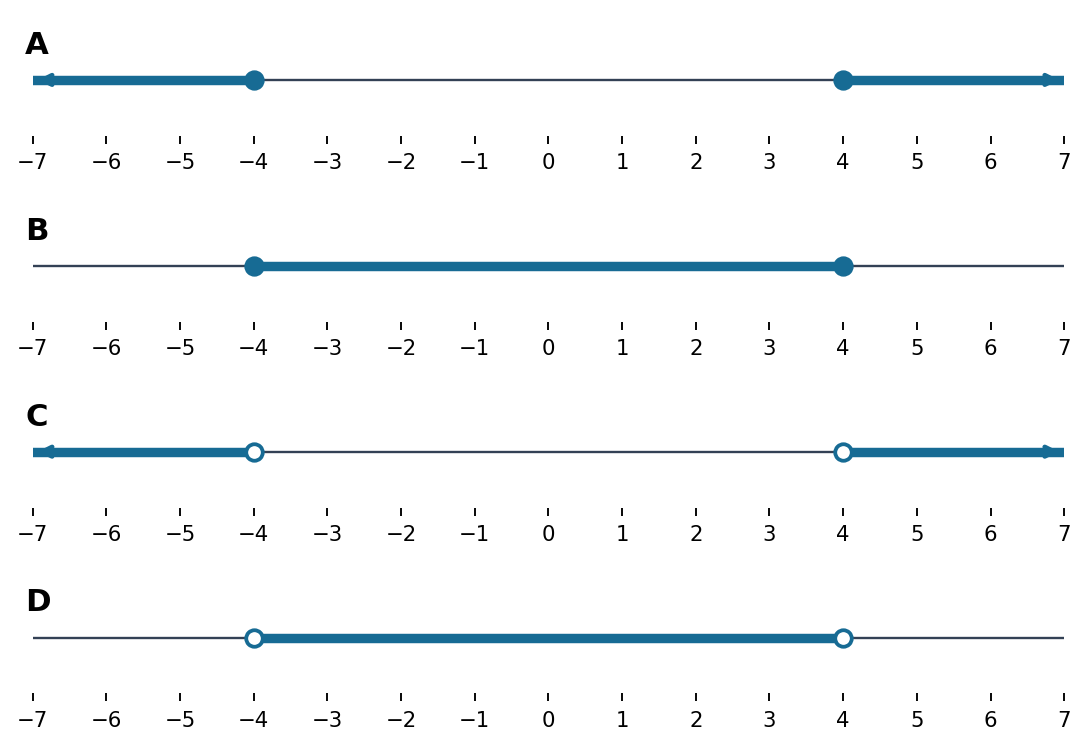
#> input picture question-bank/assets/0177b6588e43f974106422540f4ca6b04b7a316f1d8230854cb51edd62bcc3bb.png, 1088 x 747 px
$ python -i omr_cv_reader.py   (imports and definitions only)
#> lines starting #> are read from the running program, lines starting #| are printed output that depends on the picture; after the words box and inside, x2 and y2 are one past the last pixel; in counts of white or black regions, pixels touching at a corner belong together
#!/usr/bin/env python3
# -*- coding: utf-8 -*-
"""
مرجع مستقل لقراءة ورقة التظليل OMR الخاصة بمنصة معلّمي.
الخوارزمية:
1) grayscale + Otsu
2) استخراج المربعات السوداء الصغيرة ذات الشكل المربع
3) اختيار علامات المحاذاة الأربع هندسيًا
4) Homography من قالب 180x112 إلى الصورة
5) قياس مركز الدائرة مقابل الحلقة المحلية
6) عتبات تكيفية median + MAD
7) تصدير CSV + صورة تشخيصية

الاستخدام:
  python tools/omr_cv_reader.py input.jpg --csv result.csv --annotated annotated.jpg
"""

from __future__ import annotations
import argparse, csv, json, math
from pathlib import Path
import cv2
import numpy as np

TEMPLATE_MARKERS=np.float32([[4,4],[176,4],[4,108],[176,108]])
RIGHTS=[171,128,85,42]
OFFSETS=[7.5,15.5,23.5,31.5]
LETTERS=["أ","ب","ج","د"]

def clamp(v,a,b): return max(a,min(b,v))

def detect_markers(gray: np.ndarray):
    h,w=gray.shape
    y0,y1=int(h*.40),int(h*.78)
    roi=gray[y0:y1,:]
    otsu,bw=cv2.threshold(roi,0,255,cv2.THRESH_BINARY_INV+cv2.THRESH_OTSU)
    contours,_=cv2.findContours(bw,cv2.RETR_EXTERNAL,cv2.CHAIN_APPROX_SIMPLE)
    cands=[]
    for cnt in contours:
        x,y,cw,ch=cv2.boundingRect(cnt); y+=y0
        area=float(cv2.contourArea(cnt))
        if not (6<=cw<=max(30,int(w*.04)) and 6<=ch<=max(30,int(w*.04))): continue
        ratio=cw/max(ch,1)
        if not .65<=ratio<=1.5: continue
        fill=area/max(1,cw*ch)
        if fill<.68: continue
        peri=cv2.arcLength(cnt,True)
        approx=cv2.approxPolyDP(cnt,.05*peri,True)
        if len(approx)>6: continue
        cands.append(dict(x=x+cw/2,y=y+ch/2,w=cw,h=ch,area=area,fill=fill,verts=len(approx)))

    # العلامات الحقيقية صغيرة وصلبة نسبيًا. لا نعتمد على ترتيب ثابت فقط.
    small=[c for c in cands if c["area"]<=max(220,w*w*.00028) and c["fill"]>=.72]
    best=None
    target=172/104
    for i,a in enumerate(small):
        for j,b in enumerate(small):
            if j==i: continue
            # صف علوي
            if a["x"]>=b["x"]: continue
            if abs(a["y"]-b["y"])>h*.035: continue
            dx_top=b["x"]-a["x"]
            if dx_top<w*.45: continue
            for k,c in enumerate(small):
                if k in (i,j): continue
                for l,d in enumerate(small):
                    if l in (i,j,k): continue
                    if c["x"]>=d["x"]: continue
                    if abs(c["y"]-d["y"])>h*.035: continue
                    if (c["y"]+d["y"])/2 <= (a["y"]+b["y"])/2: continue
                    dx_bot=d["x"]-c["x"]
                    dy=((c["y"]+d["y"])-(a["y"]+b["y"]))/2
                    if dy<h*.14 or dy>h*.45: continue
                    if abs(a["x"]-c["x"])>w*.08 or abs(b["x"]-d["x"])>w*.08: continue
                    if max(dx_top,dx_bot)/max(1,min(dx_top,dx_bot))>1.25: continue
                    aspect=((dx_top+dx_bot)/2)/dy
                    err=abs(math.log(aspect/target))
                    if err>.40: continue
                    edge_bonus=(a["x"]<w*.25)+(c["x"]<w*.25)+(b["x"]>w*.70)+(d["x"]>w*.70)
                    score=(1-err)+edge_bonus*.12+sum(x["fill"] for x in (a,b,c,d))*.08
                    if best is None or score>best[0]:
                        best=(score,a,b,c,d,otsu,err)
    if best is None:
        raise RuntimeError("لم يتم العثور على أربع علامات محاذاة موثوقة.")
    _,tl,tr,bl,br,otsu,err=best
    pts=np.float32([[tl["x"],tl["y"]],[tr["x"],tr["y"]],[bl["x"],bl["y"]],[br["x"],br["y"]]])
    return pts,float(otsu),float(err),small

# [129 lines left out: functions map_points, mean_annulus, read_bubbles, annotate, main, not called in this run]

# [2 lines not run here, left out]

>>> import cv2
>>> picture = cv2.imread('../question-bank/assets/0177b6588e43f974106422540f4ca6b04b7a316f1d8230854cb51edd62bcc3bb.png', cv2.IMREAD_GRAYSCALE)
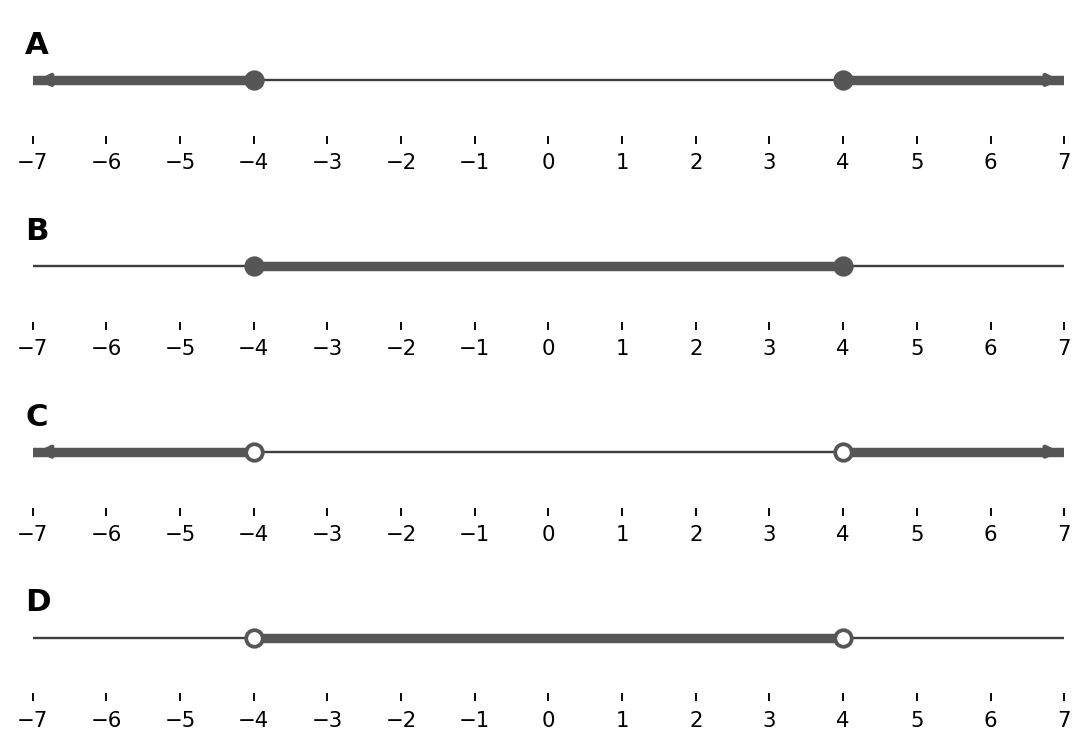
#> picture: shape (747, 1088); min 0, max 255, mean 247.5
>>> result = detect_markers(picture)
#> in detect_markers, `roi=gray[y0:y1,:]`:
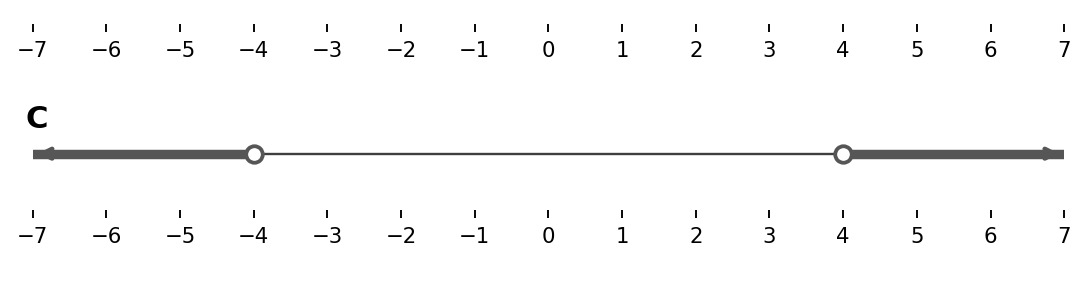
#> roi: shape (284, 1088); min 0, max 255, mean 249.4
#> in detect_markers, `otsu,bw=cv2.threshold(roi,0,255,cv2.THRESH_BINARY_INV+cv2.THRESH_OTSU)`:
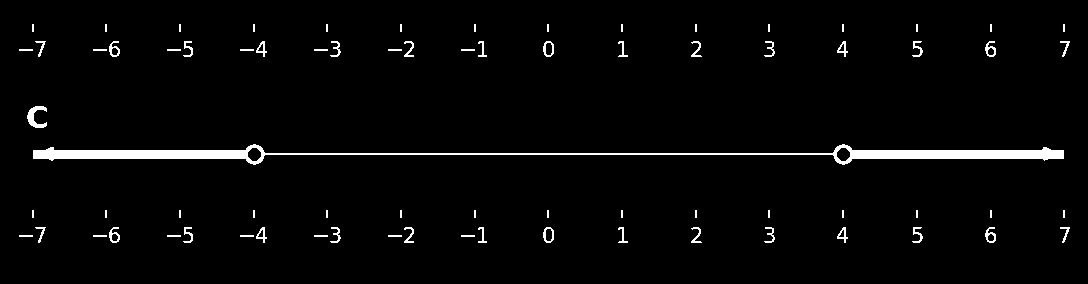
#> bw: shape (284, 1088); 2.8% white; 76 white regions (30 under 20 px)
#> in detect_markers, `otsu,bw=cv2.threshold(roi,0,255,cv2.THRESH_BINARY_INV+cv2.THRESH_OTSU)`: otsu = 159
#> in detect_markers, `contours,_=cv2.findContours(bw,cv2.RETR_EXTERNAL,cv2.CHAIN_APPROX_SIMP..`: contours = 76 contours, 44 with area under 20; largest, box (x1, y1, x2, y2) and area: (33, 144, 1064, 165) 4592, (27, 106, 47, 128) 170, (543, 227, 554, 243) 128, (543, 41, 554, 57) 128, (985, 227, 996, 243) 94
#> the loop in detect_markers, `for cnt in contours:` made 76 passes
#> (x, y, cw, ch, area, ratio, fill) on passes 9, 10, 11, 12, 13, 18, 19, 21, 22, 39, 48, 49: (985, 525, 11, 16, 93.5, 0.688, 0.531), (912, 525, 11, 16, 40.5, 0.688, 0.23), (837, 525, 11, 16, 68.5, 0.688, 0.389), (764, 525, 11, 16, 32.5, 0.688, 0.185), (691, 525, 11, 16, 39.5, 0.688, 0.224), (330, 525, 11, 16, 37, 0.688, 0.21), (256, 525, 11, 16, 69.5, 0.688, 0.395), (109, 525, 11, 16, 93, 0.688, 0.528), (35, 525, 11, 16, 30.5, 0.688, 0.173), (27, 404, 20, 22, 170, 0.909, 0.386), (985, 339, 11, 16, 93.5, 0.688, 0.531), (912, 339, 11, 16, 40.5, 0.688, 0.23)
#> (x, y, cw, ch, area, ratio) on passes 8, 14, 16, 17, 20, 47: (1060, 525, 10, 16, 31, 0.625), (618, 525, 10, 16, 29, 0.625), (478, 525, 9, 16, 28.5, 0.562), (404, 525, 10, 16, 40.5, 0.625), (183, 525, 10, 16, 38.5, 0.625), (1060, 339, 10, 16, 31, 0.625)
#> after the loop in detect_markers, `for cnt in contours:`: cands = 2 items
#> the loop in detect_markers, `for i,a in enumerate(small):` made 2 passes
#> (the run stopped early here; a loop or call above may not have finished)

$ run again, on question-bank/assets/084aef1089f28eb5335ab07ff0b613a3d898bf612d62a3dc1eb9a5be9763a353.png
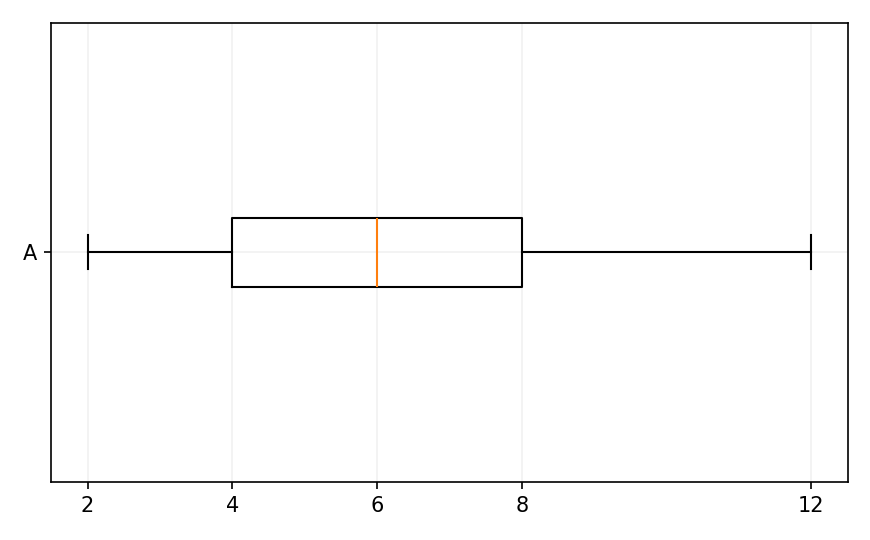
#> input picture question-bank/assets/084aef1089f28eb5335ab07ff0b613a3d898bf612d62a3dc1eb9a5be9763a353.png, 870 x 540 px
#> in detect_markers, `roi=gray[y0:y1,:]`:
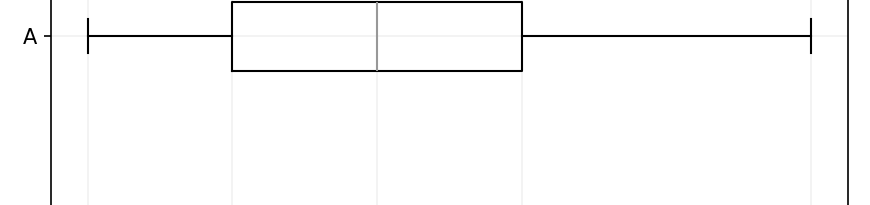
#> roi: shape (205, 870); min 0, max 255, mean 250
#> in detect_markers, `otsu,bw=cv2.threshold(roi,0,255,cv2.THRESH_BINARY_INV+cv2.THRESH_OTSU)`:
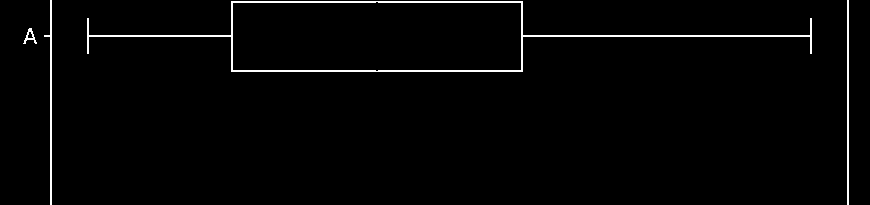
#> bw: shape (205, 870); 1.9% white in thin lines or dots
#> otsu = 130
#> contours = 4 contours; box (x1, y1, x2, y2) and area: (87, 1, 812, 72) 20875, (44, 0, 52, 205) 211, (847, 0, 849, 205) 204, (23, 28, 37, 44) 74
#> the loop in detect_markers, `for cnt in contours:` made 4 passes
#> (x, y, cw, ch, area) on passes 2, 4: (87, 217, 725, 71, 20875), (44, 216, 8, 205, 211)
#> after the loop in detect_markers, `for cnt in contours:`: cands = []

$ run again, on question-bank/assets/0f2257c07a0c2f23b84e472898815d858c149618fce7cb9f2a88e3d451c040d1.png
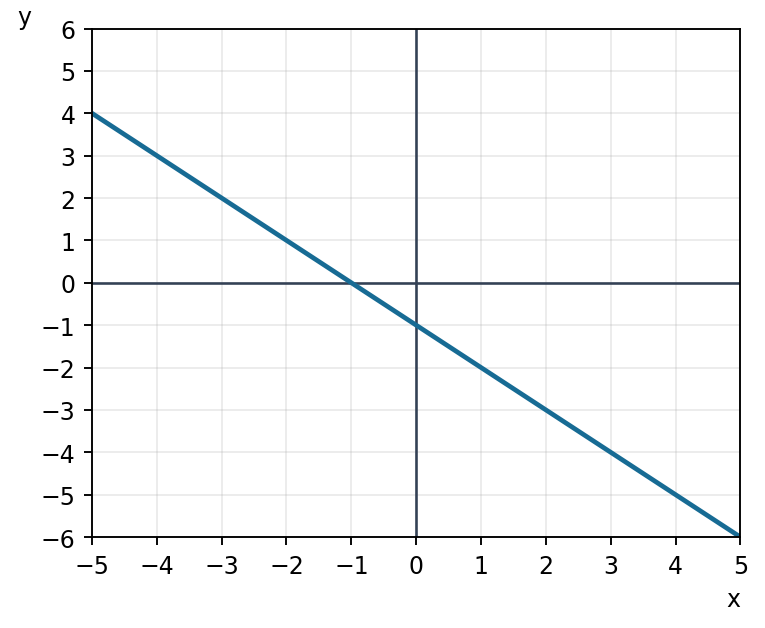
#> input picture question-bank/assets/0f2257c07a0c2f23b84e472898815d858c149618fce7cb9f2a88e3d451c040d1.png, 765 x 628 px
#> in detect_markers, `roi=gray[y0:y1,:]`:
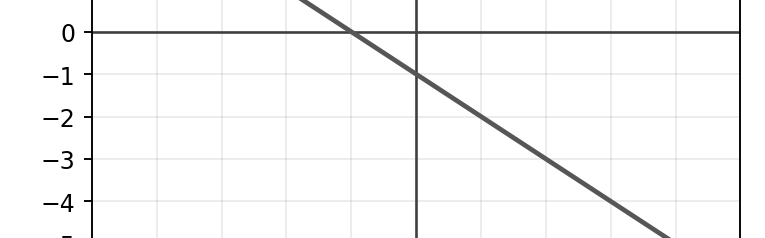
#> roi: shape (238, 765); min 0, max 255, mean 247.7
#> in detect_markers, `otsu,bw=cv2.threshold(roi,0,255,cv2.THRESH_BINARY_INV+cv2.THRESH_OTSU)`:
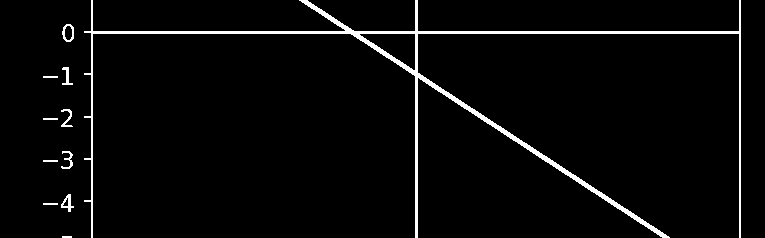
#> bw: shape (238, 765); 3.4% white; 11 white regions
#> otsu = 162
#> contours = 11 contours, 5 with area under 20; largest, box (x1, y1, x2, y2) and area: (84, 0, 741, 238) 5021, (62, 24, 74, 42) 156, (61, 194, 74, 212) 95, (62, 67, 73, 85) 51, (61, 109, 73, 127) 50, (61, 151, 73, 169) 48
#> the loop in detect_markers, `for cnt in contours:` made 11 passes
#> (x, y, cw, ch, area, ratio, fill) on passes 3, 5, 7: (61, 445, 13, 18, 95, 0.722, 0.406), (61, 402, 12, 18, 48, 0.667, 0.222), (61, 360, 12, 18, 49.5, 0.667, 0.229)
#> after the loop in detect_markers, `for cnt in contours:`: cands = 1 item
#> the loop in detect_markers, `for i,a in enumerate(small):` made 1 pass

$ run again, on question-bank/assets/116b04e92a9a465f0dcdaa489a629f1960cd7f68ec348aedf83c1178f2b32dd8.png
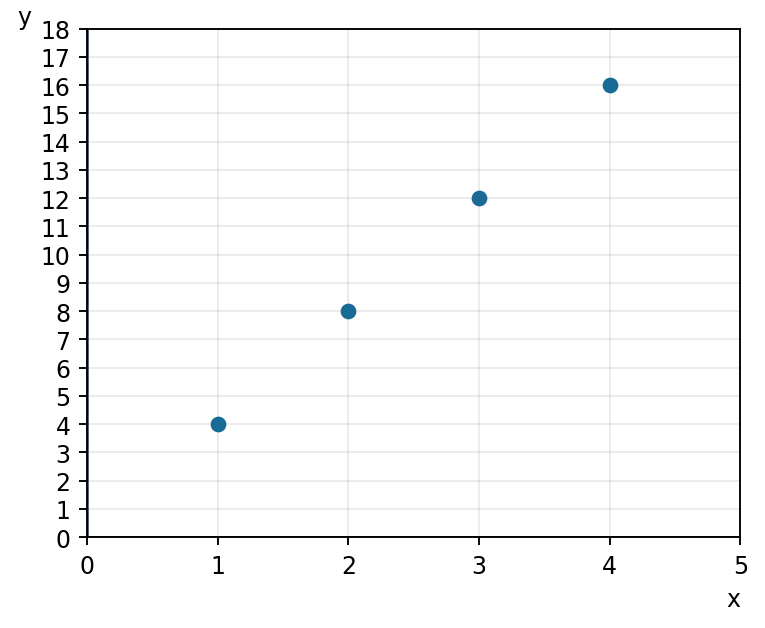
#> input picture question-bank/assets/116b04e92a9a465f0dcdaa489a629f1960cd7f68ec348aedf83c1178f2b32dd8.png, 765 x 628 px
#> in detect_markers, `roi=gray[y0:y1,:]`:
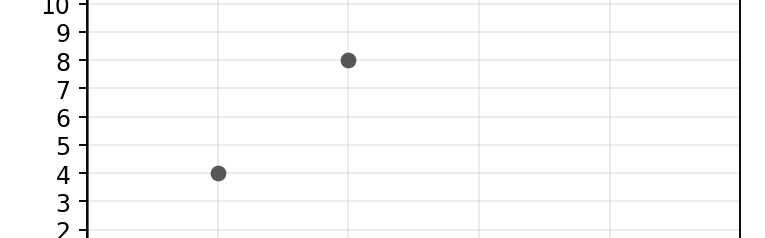
#> roi: shape (238, 765); min 0, max 255, mean 250.5
#> in detect_markers, `otsu,bw=cv2.threshold(roi,0,255,cv2.THRESH_BINARY_INV+cv2.THRESH_OTSU)`:
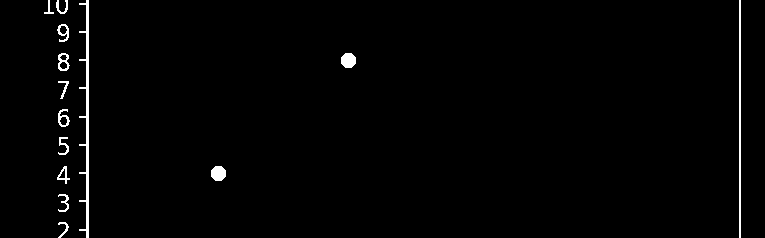
#> bw: shape (238, 765); 1.4% white; 14 white regions
#> otsu = 144
#> contours = 14 contours; largest, box (x1, y1, x2, y2) and area: (79, 0, 89, 238) 546, (739, 0, 741, 238) 237, (211, 166, 226, 181) 164, (341, 53, 356, 68) 164, (58, 53, 70, 71) 151
#> the loop in detect_markers, `for cnt in contours:` made 14 passes
#> (x, y, cw, ch, area, ratio, fill) on passes 1, 4, 6, 10, 13, 14: (58, 473, 11, 16, 34.5, 0.688, 0.196), (57, 417, 13, 18, 87, 0.722, 0.372), (58, 360, 12, 18, 114, 0.667, 0.528), (57, 275, 12, 18, 111.5, 0.667, 0.516), (56, 251, 12, 14, 42.5, 0.857, 0.253), (44, 251, 10, 14, 22, 0.714, 0.157)
#> after the loop in detect_markers, `for cnt in contours:`: cands = 3 items
#> small = 2 items
#> the loop in detect_markers, `for i,a in enumerate(small):` made 2 passes
